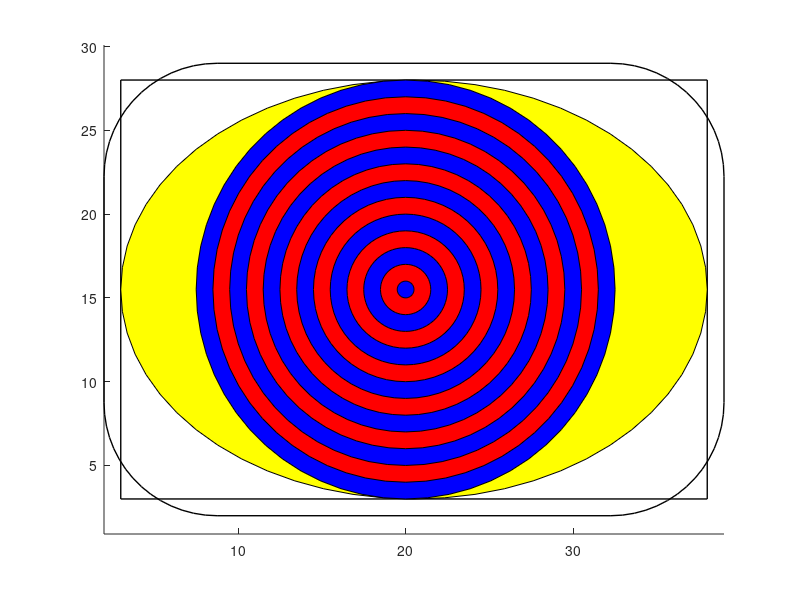

Source code (MATLAB):
%6.2日第八章综合案例
%------------------------------分界符----------------------------------%
%例10-11
%利用区域块对象绘制长方体
clc;clear;
clf; %清空图窗
k=1.5;
%X,Y,Z的每行分别表示各面四个点的x,y,z坐标
X=[0 1 1 0;1 1 1 1; 1 0 0 1;0 0 0 0;1 0 0 1;0 1 1 0]'
Y=k*[0 0 0 0;0 1 1 0; 1 1 1 1;1 0 0 1;0 0 1 1;0 0 1 1]';
Z=[0 0 1 1;0 0 1 1;0 0 1 1;0 0 1 1;0 0 0 0;1 1 1 1]';
%形成与X同样大小的颜色矩阵
tcolor=rand(size(X,1),size(X,2));
patch(X,Y,Z,tcolor,'Facecolor','interp');
view(-37.5,35)
axis equal off %关闭坐标显示

%------------------------------分界符----------------------------------%
%例10-12
clf;
rectangle('Position',[3,3,35,25],'LineWidth',1) 
%[3,3]为坐标位置，[35,25]为长宽
rectangle('Position',[2,2,37,27],'Curvature',0.5,'LineWidth',1)
%圆框矩形，Curvature用来定义方框边曲率
rectangle('Position',[3,3,35,25],'Curvature',[1,1],'LineStyle','-','FaceColor','y')
%画黄色椭圆
for k=0:12
    rectangle('Position',[7.5+k,3+k,25-k*2,25-k*2],'Curvature',[1,1],...
        'FaceColor',[mod(k,2),0,mod(k+1,2)])
end
axis equal

%------------------------------分界符----------------------------------%
%例10-17斐波那契曲线
% clear;clc
% clf;
% x=0;y=1;
% syms v u n
% axis off
% hold on
% for i=1:8
%     a=fibonacci(n);
%     switch mod(n,4)
%         case 0
%             y=y-fibonacci(n-2);
%             x=x-a;
%             ArcEqn=(u-(x-a))^2+(v-y)^2==a^2;
%         case 1
%             y=y-a;
%             ArcEqn=(u-(x+a))^2+(v-(y+a))^2==a^2;
%         case 2
%             x=x+fibonacci(n-1);
%             ArcEqn=(u-x)^2+(v-(y+a))^2==a^2;
%         case 3
%             x=x-fibonacci(n-2);
%             y=y+fibonacci(n-1);
%             ArcEqn=(u-x)^2+(v-y)^2==a^2;
%     end
%     pos=[x,y,a,a];
%     rectangle('Position',pos,'FaceColor',[1,0.9,1])
%     xText=(x+x+a)/2;
%     yText=(y+y+a)/a;
%     text(xText,yText,num2str(a))
%     interval=[x,x+a,y,y+a];
%     fimplicit(ArcEqn,interval,'b','Linewidth',1.5)
% end
















